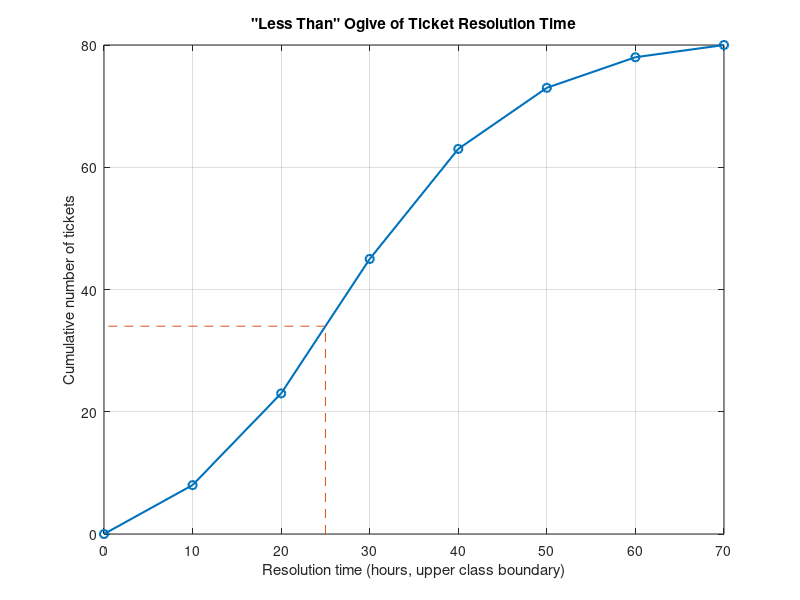

The MATLAB script that drew this image:
% Question 5 (Lecture 5): Cumulative frequency distribution and ogive
clc; clear; close all;

UB  = 10:10:70;                       % upper class boundaries (hours)
f   = [8 15 22 18 10 5 2];            % tickets per class
mid = UB - 5;                         % class mid-points
cf  = cumsum(f);                      % "less than" cumulative frequency
n   = sum(f);

fprintf('%-12s %-6s %-12s\n', 'Less than', 'f', 'Cum. freq');
for i = 1:numel(UB)
    fprintf('%-12d %-6d %-12d\n', UB(i), f(i), cf(i));
end

% ---- Reading values from the ogive (linear interpolation) ----
within25  = interp1([0 UB], [0 cf], 25);
within45  = interp1([0 UB], [0 cf], 45);
fprintf('\nTickets resolved within 25 h = %.0f\n', within25);
fprintf('Tickets taking more than 45 h = %.0f\n', n - within45);

% ---- Shape of the distribution ----
avg = sum(f .* mid) / n;              % mean from mid-points
cprev = [0 cf(1:end-1)];              % cumulative frequency before each class
i   = find(cf >= n/2, 1);             % median class
med = (UB(i)-10) + 10 / f(i) * (n/2 - cprev(i));
fprintf('Mean = %.2f h,  Median = %.2f h\n', avg, med);

plot([0 UB], [0 cf], '-o', 'LineWidth', 1.5); hold on;
plot([25 25 0], [0 within25 within25], '--');
xlabel('Resolution time (hours, upper class boundary)'); ylabel('Cumulative number of tickets');
title('"Less Than" Ogive of Ticket Resolution Time'); grid on;
